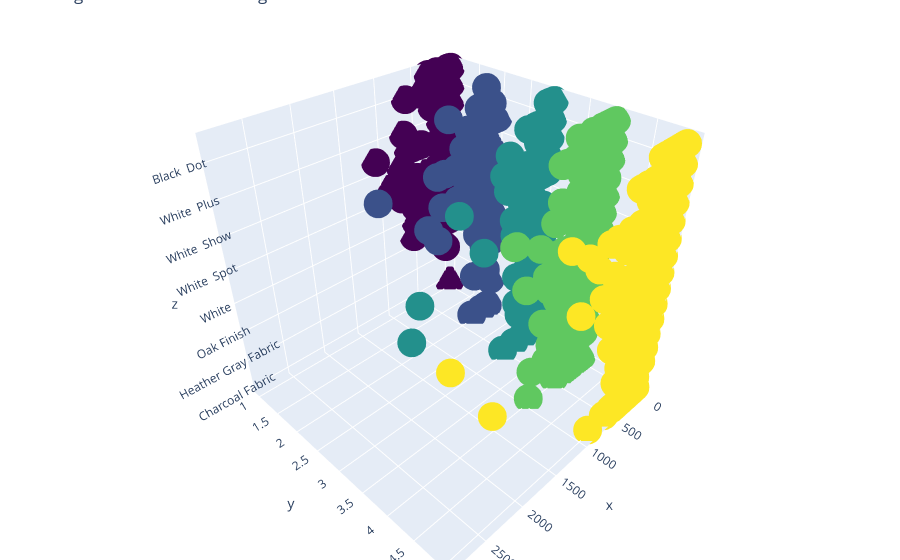

Notebook code cell kept with this figure:
### Markdown cell above
Rating vs Length vs Variation

### Code cell
trace = go.Scatter3d(
    x = data['length'],
    y = data['rating'],
    z = data['variation'],
    name = 'Amazon Alexa',
    mode='markers',
    marker=dict(
        size=10,
        color = data['rating'],
        colorscale = 'Viridis',))

df = [trace]

layout = go.Layout(
    title = 'Length vs Variation vs Ratings',
    margin=dict(
        l=0,
        r=0,
        b=0,
        t=0))

fig = go.Figure(data = df, layout = layout)

iplot(fig)

### Figure 1 — Plotly figure (JSON) as saved in the notebook; plotly's stock layout.template omitted (floating-point values rounded to 4 significant figures; data arrays with more than 128 entries replaced by an {"elided": "..."} marker saying what was removed)
{"data": [{"marker": {"color": {"elided": "3150 int values"}, "colorscale": [[0, "#440154"], [0.1111, "#482878"], [0.2222, "#3e4989"], [0.3333, "#31688e"], [0.4444, "#26828e"], [0.5556, "#1f9e89"], [0.6667, "#35b779"], [0.7778, "#6ece58"], [0.8889, "#b5de2b"], [1, "#fde725"]], "size": 10}, "mode": "markers", "name": "Amazon Alexa", "type": "scatter3d", "x": {"elided": "3150 int values"}, "y": {"elided": "3150 int values"}, "z": {"elided": "3150 str values"}}], "layout": {"margin": {"b": 0, "l": 0, "r": 0, "t": 0}, "title": {"text": "Length vs Variation vs Ratings"}}}
